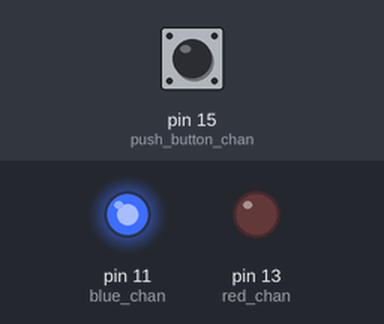
The program below on a simulated Raspberry Pi (header pin numbers). Shown: output pins drawn as LEDs (lit = HIGH). The inputs (shaded band) are chosen by the test bench; at power-on: pin 15 (push_button_chan) LOW.

Above: at 1.2 s.
1.3 s: pin 15 (push_button_chan) pulled HIGH for 0.15 s
At 2.9 s:
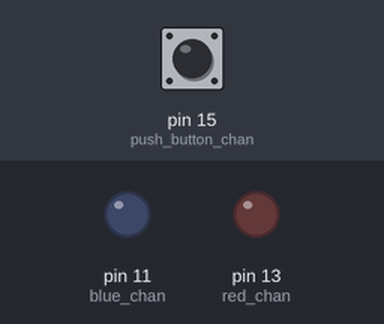
4.0 s: pin 15 (push_button_chan) pulled HIGH for 1 s
At 4.4 s:
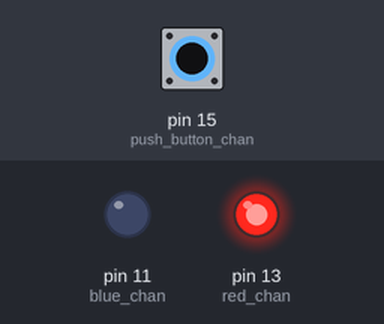
7.0 s: pin 15 (push_button_chan) pulled HIGH for 3.2 s
At 8.0 s:
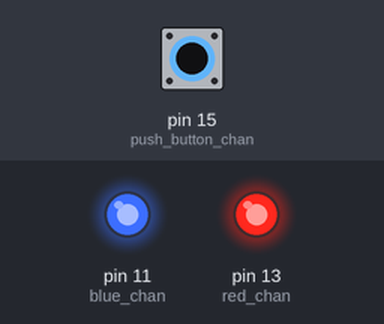
Timing chart, 0 to 10.0 s (numbered marks = the images above; inputs shaded):
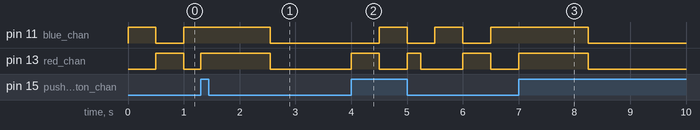

The program:

Cops.py
```python
# made by Kai Aldag on September 30, 2015

# Imports
import RPi.GPIO as GPIO
import sys
import time

# Setup

GPIO.setmode(GPIO.BOARD)

blue_chan = 11
red_chan = 13

GPIO.setup([blue_chan, red_chan], GPIO.OUT)
GPIO.output([blue_chan, red_chan], 0)

push_button_chan = 15

GPIO.setup(push_button_chan, GPIO.IN, pull_up_down=GPIO.PUD_DOWN)

# Application

should_run = True
current = "Blue"

try:
	interval = int(sys.argv[1])
except IndexError:
	interval = 0.5
except ValueError:
	interval = 0.5

def handle_push(chan):
	if (GPIO.input(push_button_chan) == 1):
		global should_run
		should_run = not should_run
		GPIO.output([blue_chan, red_chan], 1)
		time.sleep(1.25)
		GPIO.output([blue_chan, red_chan], 0)

GPIO.add_event_detect(push_button_chan, GPIO.RISING, callback=handle_push)

try:
	while True:
		while should_run:
			if current == "Blue":
				GPIO.output(blue_chan, 1)
				GPIO.output(red_chan, 0)
				current = "Red"
			else:
				GPIO.output(red_chan, 1)
				GPIO.output(blue_chan, 0)
				current = "Blue"
			time.sleep(interval)
except KeyboardInterrupt:
	GPIO.cleanup()
```

Measured:
- after the input at 4.0 s, pin 11 (blue_chan): alternates HIGH for 0.50 s and LOW for 0.50 s, starting after 0.50 s; pin 13 (red_chan): goes HIGH 0.50 s, LOW 0.50 s, HIGH 0.25 s, LOW 0.75 s, HIGH 0.50 s, then LOW, starting at once
